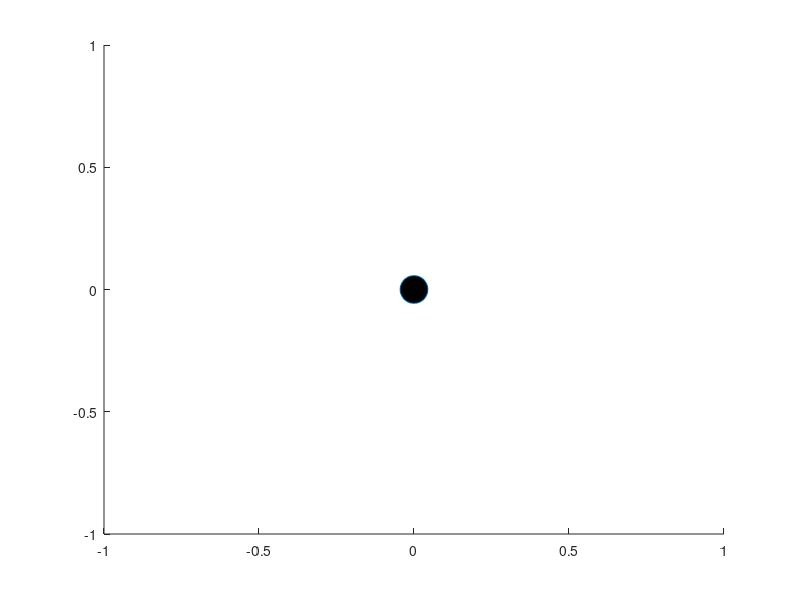

The MATLAB script that drew this image: (Note: this script raises an error after producing the figure.)
function moving_dot

close all

global circsize len1 len2 width


    circsize = 15;
    len1 = 2;
    len2 = 1;
    width = .1;
    numofCircles = 5;
    
    goalregion = [pi/2;0];
    
    
    %CirclePositions(1,:) = [.1:.1:.5, 0, .2];
    %CirclePositions(2,:) = [.1:.1:.5, 0, -.1];
    
    
%      CirclePositions(1,:) = len1*rand(1,numofCircles) + len2;
%      CirclePositions(2,:) = rand(1,numofCircles)*pi;

%     CirclePositions(1,:) = len1*.5 + len2;
%     CirclePositions(2,:) = -.5:numofCircles:.5;
    
%     [CirclePositions(1,:) CirclePositions(2,:)] = pol2cart(CirclePositions(2,:),CirclePositions(1,:));
    
    CirclePositions(1,:) = linspace(-.5,.5,numofCircles); 
    CirclePositions(2,:) = ones(1,numofCircles)*1.5;
  

    
    [the1p, the2p, the1n, the2n] = inverseThe1_2([CirclePositions(1,:); CirclePositions(2,:)])
    
    axislength = 2*(len1 + len2 + .5);

    figure
    hold on
    plot(0,0,'o','MarkerSize',20,'MarkerFaceColor','k')
        
    the1 = 0:.01:2*pi;
    the2 = -2*pi:.01:0;
    time = numel(the1);   
    
   
    
    for i = 1:numofCircles
        statePath = RealOptimalPathFind([goalregion' zeros(1,4)]',[the1p(i) the2p(i) zeros(1,4)]');
        n = size(statePath,1);
        for j = 1:n
            hold off
            plot2D_SCARA(statePath(j,1),statePath(j,2),j/n);
            plotcircle(CirclePositions);         
            axis([-axislength/2 axislength/2 -axislength/2 axislength])
            axis square
            pause(.2)
        end
        for j = 1:n
            hold off
            [x2 y2] = plot2D_SCARA(statePath(n-j+1,1),statePath(n-j+1,2),(1-j/n));           
            CirclePositions(:,i) = [x2; y2];
            plotcircle(CirclePositions);         
            axis([-axislength/2 axislength/2 -axislength/2 axislength])
            axis square
            pause(.2)
        end
        
    end

end

function [the1p, the2p, the1n, the2n] = inverseThe1_2(circlePositions)

    global len1 len2
    
    xx = circlePositions(1,:);
    yy = circlePositions(2,:);
    
    c2 = (xx.^2 + yy.^2 - len1^2 - len2^2) / ...
                (2*len1*len2);
     
    if abs(c2) > 1
        disp('Circle Position is out of reachable workspace')
        return
    end
            
    %c2 = cos(inside2);
    s2p = sqrt(1-c2.^2);
    s2n = -sqrt(1-c2.^2);
     
    the2p = atan2(s2p,c2);
    the2n = atan2(s2n,c2);
    
    
    k1 = len1 + len2*c2;
    k2p = len2*s2p;
    k2n = len2*s2n;
    
    the1p = atan2(yy,xx) - ...
              atan2(k2p,k1);
          
    the1n = atan2(yy,xx) - ...
              atan2(k2n,k1);    

end

function [x2 y2] = plot2D_SCARA(the1,the2,d3)

global len1 len2 width

    x1 = cos(the1)*len1;
    y1 = sin(the1)*len1;
    
    the1_perp = the1 - pi/2;
    the2_perp = the1 + the2 - pi/2;
    
    w1 = width*cos(the1_perp)/2;
    w2 = width*sin(the1_perp)/2;
    
    u1 = width*cos(the2_perp)/2;
    u2 = width*sin(the2_perp)/2;
    
    x2 = cos(the2+the1)*len2 + x1;
    y2 = sin(the2+the1)*len2 + y1;

    
    p1 = [w1, w2];
    p2 = [x1 + w1, y1 + w2];
    p3 = [x1 - w1, y1 - w2];
    p4 = -p1;
    
    q1 = [x1 y1] + [u1 u2];
    q2 = [x2 y2] + [u1 u2];
    q3 = [x2 y2] - [u1 u2];
    q4 = [x1 y1] - [u1 u2];
    
    fill([p1(1) p2(1) p3(1) p4(1)],[p1(2) p2(2) p3(2) p4(2)],'b')
    hold on
    fill([q1(1) q2(1) q3(1) q4(1)],[q1(2) q2(2) q3(2) q4(2)],'g')
    color = [1,0,0]*d3;
    plot(x2,y2,'o','Markersize',20,'MarkerFaceColor',color)


end



function plotcircle(positions)

% takes an array, 'positions' of circles where the first row are the x
% positions and the 2nd row are the y positions.

global circsize

    for i = 1:size(positions,2)
        plot(positions(1,i),positions(2,i),'o','Markersize',circsize,'MarkerFaceColor','b');
    end
    
end